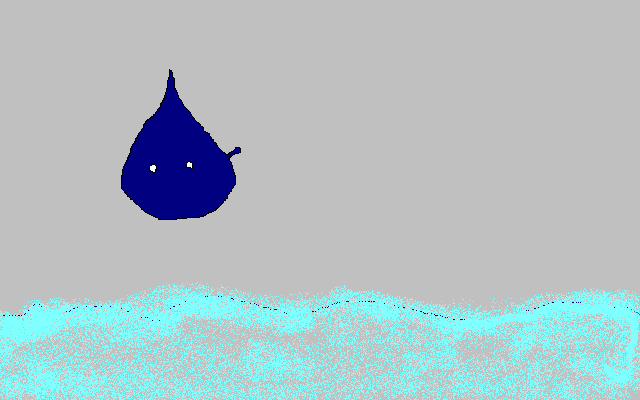
%> input picture Computer_Vision_Project/Images/IMAGETest.bmp, 640 x 400 px
$ octave --eval "result = circlefinder(imread('../../../Computer_Vision_Project/Images/IMAGETest.bmp'));"   (GNU Octave 9; MATLAB toolbox functions it lacks are replaced by stand-ins)
%> lines starting %> are read from the running program, lines starting %| are printed output that depends on the picture; in (x1, y1, x2, y2) boxes, pixels count from 0 and x2, y2 are one past the last pixel; in counts of white or black regions, pixels touching at a corner belong together; the program's own positions count from 1
### TPs/TP-imagerie-version-finale-2021/application Matlab/cfresize.m
function [im scale] = cfresize(im, longDimSize)
%> called with longDimSize = 150
%CFRESIZE resize the image if its long dimension is bigger then longDimSize
%   [im scale] = cfresize(im,longDimSize); scales the image so its long
%   dimension is logDimSize long. (only if its bigger)

s = size(im);
%> s = [400 640 3]
scale = min(longDimSize/max(s),1);
%> scale = 0.234
im = imresize(im, scale);
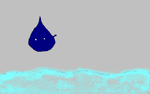
%> im: size 94x150x3 uint8; mean R, G, B 175.8, 193.2, 197.9

### TPs/TP-imagerie-version-finale-2021/application Matlab/houghtransform.m
function [houghTrans maxVec] = houghtransform(im, radVec)
%HOUGHTRANSFORM circle hough transform on a binary image im.
%   HOUGHTRANSFORM(im, radVec) preforms hough transform for finding circles
%   with radiuses indicated by radVec on a binary image im.
%
%   Return values:
%       houghTrans - a 3 dimensional matrix holding the hough transform
%       maxVec - a vector with the same length as radVec indicating
%            the likeiyhood of a circle in the corresponding radius.
%
%   See also CIRCLEFINDER, EXTRACTCIRCLES.

% By Kobi Nistel.

eps = 0.3; %for (trying) fixing bias for small circles.
s = size(im);
houghTrans = zeros(s(1),s(2), length(radVec));
him = zeros(s(1)+2,s(2)+2);
hs = size(him);
for n = 1:length(radVec)
    rad = radVec(n);
    delta = 2/rad;
    deg = 0:delta:2*pi;
    pX = cos(deg)*rad;
    pY = sin(deg)*rad;
    color = 1/(2*pi*rad+eps); % or just 1 with bias for large circles;
    for i=1:s(1)
        for j=1:s(2)
            if(im(i,j)>0)
                him = him*0;
                vi = min(max(round(i + pX + 1),1),hs(1));
                vj = min(max(round(j + pY + 1),1),hs(2));
                index = (vi-1) + (vj-1)*hs(1) + 1;
                him(index) = color;
                houghTrans(:,:,n) = houghTrans(:,:,n) +him(2:(end-1), 2:(end-1));
            end

        end
    end
end

maxVec = squeeze(max(max(houghTrans)));

### TPs/TP-imagerie-version-finale-2021/application Matlab/circlefinder.m
function [r , c , rad, maxVec, houghTrans, imDisp] = circlefinder(im, radMin, radMax, thresh, imresize, imDisp)
%CIRCLEFINDER finds circles in an RGB or grayscale image.
%   EXTRACTCIRCLES(houghTrans, tresh , radVec, maxVec)
%   returning a list of circles (row, column, radius) in image im.
%
% Arguments:
%           im - RGB or grayscale image.
%           radMin - (optional)the minimum radius of a candidate circle.
%           radMax - (optional)the maximum radius of a candidate circle.
%           tresh - (optional)threshold in the range (0,1].
%           imresize - (optional)the size in pixels of the internal resizing
%                     if its bigger then the longest dimension of the image
%                     the internal image will not be re sized.
%           imDisp - (optional)if passed the circles found will be
%           displayed on this image.
%
% Return values:
%            r - vector of row coordinates of the circles.
%            c - vector of column coordinates of the circles.
%            rad - vector of radiuses of the circles.
%            maxVec - a vector with the same length as radVec
%                    indicating the likelihood of a circle in the
%                    corresponding radius.
%            houghTrans - a 3 dimensional matrix holding the hough transform
%
% Useage example:
%         [r , c , rad] = circlefinder(im);
%         finds  circles with the default settings.
%
%        [r , c , rad] = circlefinder(im, [], [], 0.4);
%        finds  circles with the default radius min and max values
%        and a threshold set 0.4
%
%   For questions e-mail me at: nis.kobi@gmail.com
%
%   See also EXTRACTCIRCLES, HOUGHTRANSFORM, RGBCIRCLE, NONMAXSUP1D.

% By Kobi Nistel.

if(nargin<5 || isempty(imresize))
    imresize = 150;
end

%resize image for speed
[im scale]= cfresize(im, imresize);
%> scale = 0.234
s = size(im);
%> s = [94 150 3]

if(nargin<2 || isempty(radMin))
    radMin = 10;
else
    radMin = round(radMin*scale);
end
radMin = max(radMin,3);

if(nargin<3 || isempty(radMax))
    radMax = floor(max(s)/2);
%> radMax = 75
else
    radMax = round(radMax*scale);
end

if(length(s) == 3 )
    im = edge(im(:,:,1))|edge(im(:,:,2))|edge(im(:,:,3))|edge(rgb2gray(im),'prewitt');
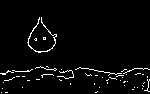
%> im: size 94x150 logical; 3.3% white in thin lines or dots, all inside (x1, y1, x2, y2) = (0, 17, 150, 93)
else
    im = edge(im(:,:,1));
end

radVec = radMin:1:radMax;
%> radVec = 66 values from 10 to 75
[houghTrans maxVec] = houghtransform(im, radVec);
%> after the loop in houghtransform, `for n = 1:length(radVec)`:
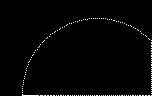
%> him: size 96x152 double; values 0 (black) and 0.00212 (white), 1.4% white in thin lines or dots, all inside (x1, y1, x2, y2) = (22, 18, 152, 96)
%> after the loop in houghtransform, `for n = 1:length(radVec)`: index = 236 values, max 14592 at index 31, min 2199 at index 174, mean 9061.8; vi = 236 values, max 96 at index 1, min 19 at index 115, mean 71.17; vj = 236 values, max 152 at index 31, min 23 at index 174, mean 94.65
%> in houghtransform, `maxVec = squeeze(max(max(houghTrans)));`: maxVec = 66 values, max 0.256 at index 4, min 0.0322 at index 65, mean 0.079

if(nargin < 4  || isempty(thresh))
    thresh = min(max(maxVec)*0.98,0.21);
%> thresh = 0.21
end

% extracts circle positions from the transformed image
%> (the run ends here)
